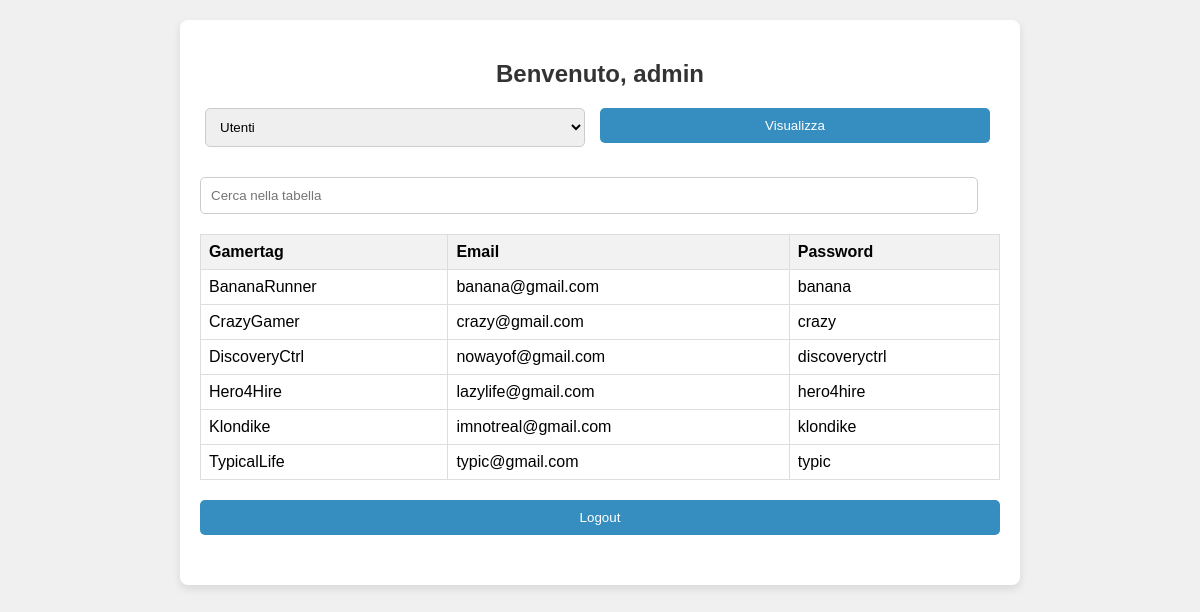
/nonprotetta.php (signed in), run on the app's committed database.
### tables this page shows
CREATE TABLE `utenti` (
  `gamertag` varchar(30) NOT NULL,
  `email` varchar(320) NOT NULL,
  `password` varchar(320) NOT NULL
);

### nonprotetta.php (the view, shortened to what this page needs)
<!DOCTYPE html>
<html lang="en">
<head>
</head>
<body>
    <div class="container">
        <?php
        if(isset($_SESSION["UTENTE"])) {
            $username = $_SESSION["UTENTE"];
            echo '<h2>Benvenuto, ' . $username . '</h2>';
            $servername = "localhost";
            $username_db = "programma";
            $password = "12345";
            $dbname = "digitalgamestore";
            $conn = new mysqli($servername, $username_db, $password, $dbname);
            echo '<form action="#" method="post">';
            echo '<div class="form-group">';
            echo '<select name="scelta">';
            $selectedOption = isset($_POST['scelta']) ? $_POST['scelta'] : 'utenti';
            $options = array("utenti", "prodotti", "acquisti", "promozioni", "recensioni", "prodotti_promozioni");
            foreach ($options as $option) {
                echo '<option value="' . $option . '"';
                if ($option == $selectedOption) {
                    echo ' selected';
                }
                echo '>' . ucfirst($option) . '</option>';
            }
            echo '</select>';
            echo '</div>';
            echo '<div class="form-group">';
            echo '<input type="submit" value="Visualizza">';
            echo '</div>';
            echo '</form>';
            echo '<input type="text" id="searchInput" placeholder="Cerca nella tabella" onkeyup="searchTable()">';
            $tabella = isset($_POST['scelta']) ? $_POST['scelta'] : 'utenti';
            $sql = "SELECT * FROM $tabella";
            $result = $conn->query($sql);
            if ($result->num_rows > 0) {
                echo '<table>';
                echo '<tr>';
                switch($tabella) {
                    case "utenti":
                        echo '<th>Gamertag</th><th>Email</th><th>Password</th>';
                        break;
                }
                echo '</tr>';
                while($row = $result->fetch_assoc()) {
                    echo "<tr>";
                    foreach($row as $value) {
                        echo "<td>".$value."</td>";
                    }
                    echo "</tr>";
                }
                echo "</table>";
            } else {
                echo "Nessun risultato trovato.";
            }
            echo '<form action="login.html" method="post"><input type="submit" value="Logout"></form>';
        } else {
            echo "<p>Accesso non consentito</p>";
        }
        ?>
    </div>
</body>
</html>

### nonprotetta.php (style rules this page uses)
body { font-family: Arial, sans-serif; background-color: #f0f0f0; margin: 0; padding: 0; }
.container { max-width: 800px; margin: 20px auto; padding: 20px; background-color: #fff; border-radius: 8px; box-shadow: 0 4px 8px rgba(0, 0, 0, 0.1); }
h2 { color: #333; margin-bottom: 20px; text-align: center; }
form { margin-bottom: 20px; text-align: center; }
table { border-collapse: collapse; width: 100%; margin-bottom: 20px; }
th, td { border: 1px solid #dddddd; padding: 8px; text-align: left; }
th { background-color: #f2f2f2; }
input[type="text"], input[type="password"], input[type="submit"], select { width: calc(100% - 22px); padding: 10px; margin-bottom: 10px; border: 1px solid #ccc; border-radius: 5px; box-sizing: border-box; }
input[type="submit"] { background-color: #358dc0; color: white; border: none; cursor: pointer; width: 100%; }
#searchInput { margin-bottom: 20px; }
.form-group { display: inline-block; width: calc(50% - 10px); margin-right: 10px; vertical-align: top; }
.form-group select { width: calc(100% - 10px); }

### data on the page
utenti: gamertag "BananaRunner", email "banana@gmail.com", password "banana"
utenti: gamertag "CrazyGamer", email "crazy@gmail.com", password "crazy"
utenti: gamertag "DiscoveryCtrl", email "nowayof@gmail.com", password "discoveryctrl"
utenti: gamertag "Hero4Hire", email "lazylife@gmail.com", password "hero4hire"
utenti: gamertag "Klondike", email "imnotreal@gmail.com", password "klondike"
utenti: gamertag "TypicalLife", email "typic@gmail.com", password "typic"

### other printed values
$username "admin"
form field scelta "Utenti"
